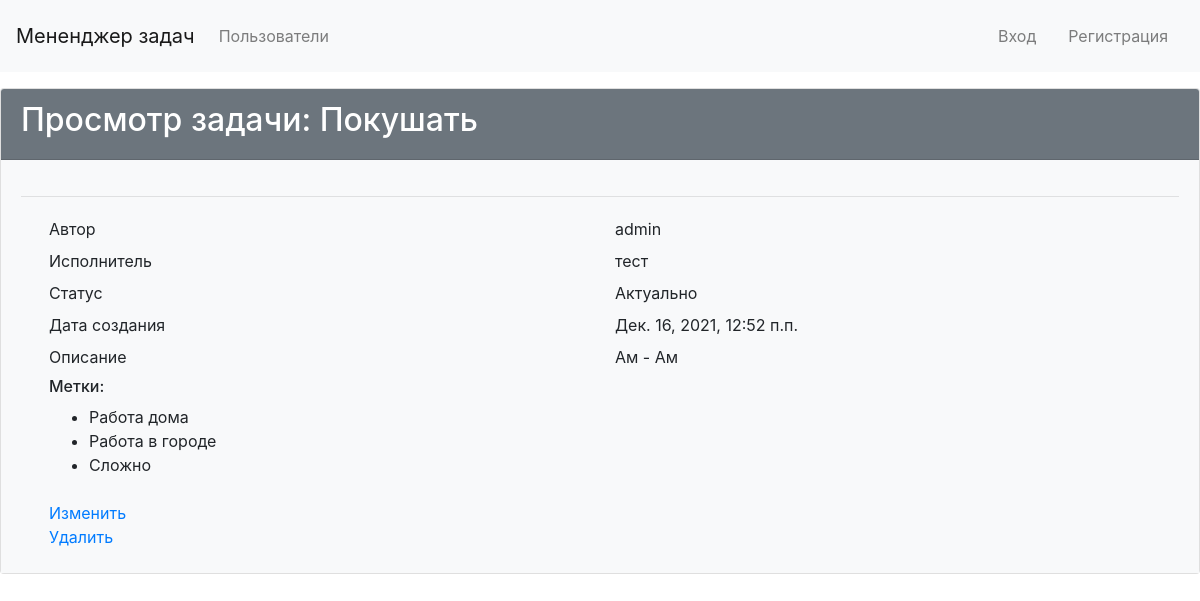
Page /tasks/7/ on the committed database.
### tasks/models.py (models this page shows, shortened)
class Task(models.Model):
    name = models.CharField(max_length=75)
    description = models.TextField(
        'Description',
        max_length=200,
        blank=True,
        null=True
    )
    created_at = models.DateTimeField(auto_now_add=True)
    status = models.ForeignKey(
        Status,
        blank=True,
        null=True,
        related_name='status',
        on_delete=models.CASCADE,
        verbose_name='Status'
    )
    creator = models.ForeignKey(
        User,
        related_name='creator',
        on_delete=models.CASCADE,
        verbose_name='Creator'
    )
    executor = models.ForeignKey(
        User,
        verbose_name='Executor',
        on_delete=models.CASCADE,
        null=True,
        blank=True,
        related_name='executor'
    )
    tags = models.ManyToManyField(
        Tags,
        blank=True,
        verbose_name='Tags',
        related_name='Tags',
    )
    class Meta():
        ordering = ['name']

### main_page/models.py (models this page shows)
class CustomUser(AbstractUser):
    def __str__(self):
        return self.username

### status/models.py (models this page shows)
class Status(models.Model):
    name = models.CharField(max_length=30)
    created_at = models.DateTimeField(auto_now_add=True)
    class Meta(object):
        verbose_name = 'status'
        verbose_name_plural = 'statuses'
    def __str__(self):
        return self.name

### tags/models.py (models this page shows)
class Tags(models.Model):
    name = models.CharField(max_length=20)
    created_at = models.DateTimeField(auto_now_add=True)
    class Meta(object):
        verbose_name = 'tag'
        verbose_name_plural = 'tags'
    def __str__(self):
        return self.name

### tasks/views.py (the view)
# urls.py: path('<int:pk>/', TaskView.as_view(), name='view_task'),
class TaskView(View):
    def get(self, request, pk):
        model = Task.objects.get(id=pk)
        return render(request, 'tasks/task_view.html',
                      context={'task': model, 'tags_list': model.tags})

### templates/tasks/task_view.html (shortened to what this page needs)
{% extends 'main_template.html' %}
{% load i18n %}
{% block title %}
    <head>
    </head>
{% endblock %}
{% block content %}
<div class="card">
  <div class="card-header bg-secondary text-white">
    <h2>{% trans "Просмотр задачи" %}: {{ task.name }}</h2>
  </div>
  <div class="card-body bg-light">
    <hr>
    <div class="container">
      <div class="row p-1">
        <div class="col">{% trans "Автор" %}</div>
        <div class="col">{{ task.creator }}</div>
      </div>
      <div class="row p-1">
        <div class="col">{% trans "Исполнитель" %}</div>
        <div class="col">{{ task.executor }}</div>
      </div>
      <div class="row p-1">
        <div class="col">{% trans "Статус" %}</div>
        <div class="col">{{ task.status }}</div>
      </div>
      <div class="row p-1">
        <div class="col">{% trans "Дата создания" %}</div>
        <div class="col">{{ task.created_at }}</div>
      </div>
      <div class="row p-1">
        <div class="col">{% trans "Описание" %}</div>
        <div class="col">{{ task.description }}</div>
      </div>
      <div class="row p-1">
        <div class="col">
          <h6>{% trans "Метки" %}:</h6>
          {% if task.tags %}
          <ul>
            {% for tag in task.tags.all %}
              <li>{{ tag }}</li>
            {% endfor %}
          </ul>
          {% else %}
            <p>{% trans "Список меток пустой" %}</p>
          {% endif %}
        </div>
      </div>
      <div class="row p-1">
        <div class="col">
          <a href="{% url 'update_task' task.id %}">{% trans "Изменить" %}</a>
          <br>
          <a href="{% url 'delete_task' task.id %}">{% trans "Удалить" %}</a>
        </div>
      </div>
    </div>
  </div>
</div>
{% endblock %}

### rows in the picture
Task: name "Покушать", creator "admin", executor "тест", status "Актуально", created_at "Дек. 16, 2021, 12:52 п.п.", description "Ам - Ам"
Tags: name "Работа дома"
Tags: name "Работа в городе"
Tags: name "Сложно"
